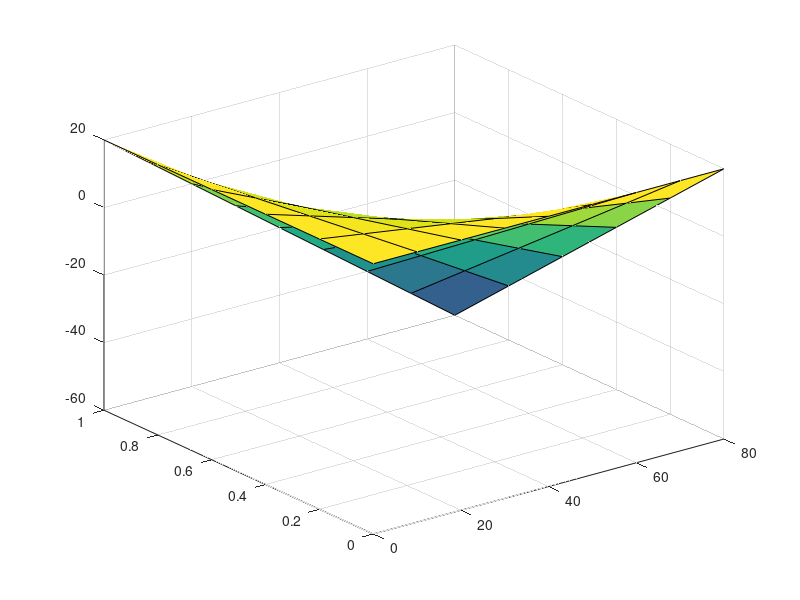

MATLAB code to generate this figure:
c=0:10:80;
sita=0:0.2:1;
pis1=360;
pis2=340;
deltaspi=zeros(length(c),length(sita));
for i=1:length(c)
       for j=1:length(sita)
                deltaspi(i,j)=double(pis1-pis2-c(i)*sita(j));
       end
end
[c1,sita1] = meshgrid(c,sita);
surf(c,sita,deltaspi');